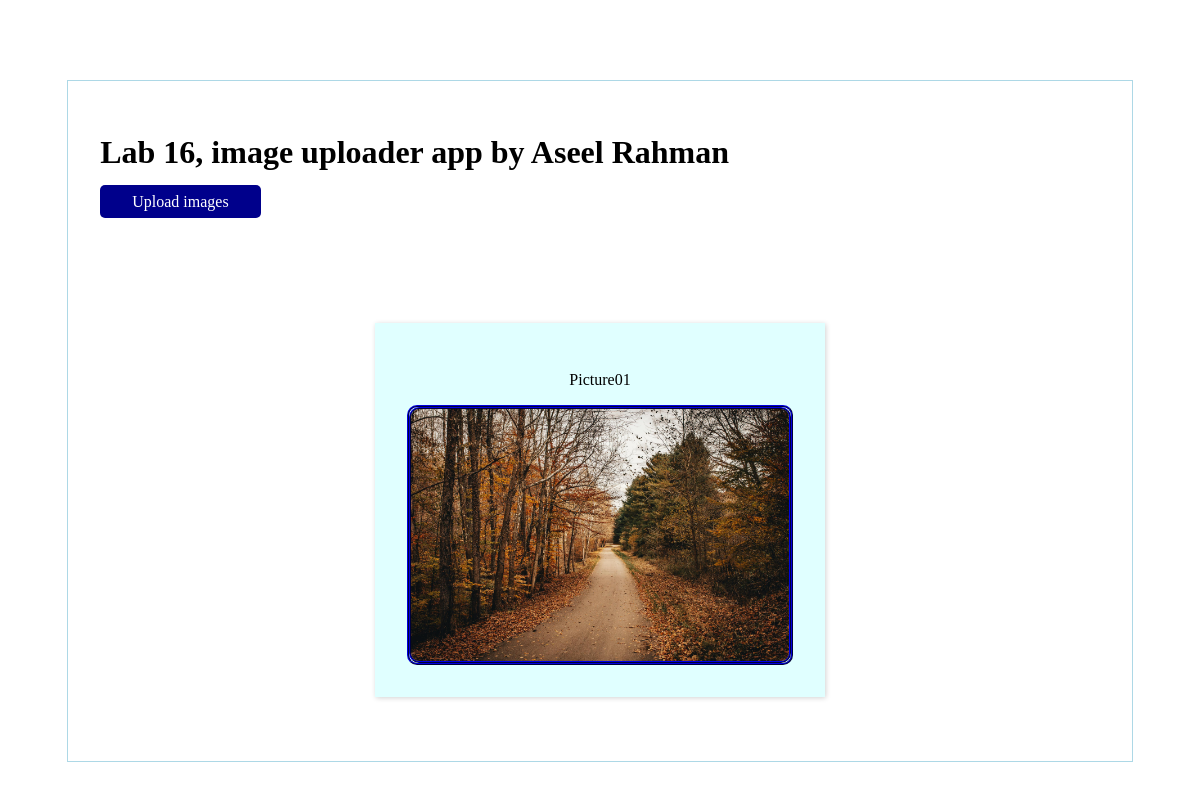
Before: / with the older database file.
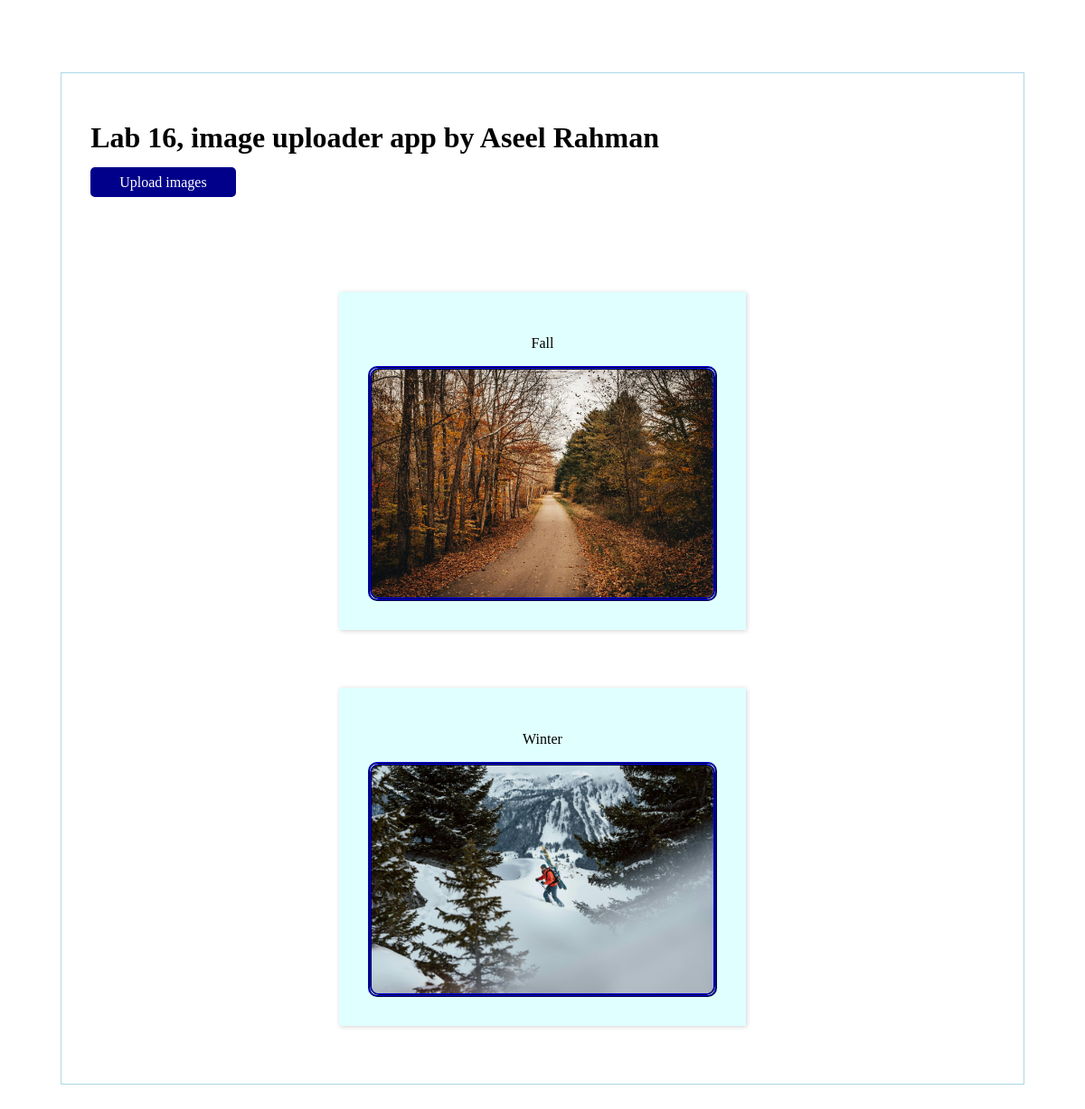
After: the same page with the newer database file.
### post/models.py (models this page shows, shortened)
class Post(models.Model):
    title = models.CharField(max_length=200)
    image = models.ImageField(upload_to="images/")

### post/views.py (the view)
# urls.py: path("", HomePageView.as_view(), name="home"),
class HomePageView(ListView):
    model = Post
    template_name = "home.html"

### templates/home.html (shortened to what this page needs)
<!DOCTYPE html>
<html lang="en">
<head>
    {% load static %}
    <link rel="stylesheet" href="{% static 'style.css'%}">
</head>
<body>
    <main class="maincontainer">
        <h1>Lab 16, image uploader app by Aseel Rahman</h1>
        <section>
        <nav><a class="upload_img_btn" href="{% url 'add_post' %}">Upload images</a> </nav>
        </section>
        <section class="albumcontainer">
            {% for post in object_list %}
            <div class="card">
                <p class="card-title">{{ post.title }}</p>
                <div class="card-img">
                    <img class="card-img" src="{{ post.image.url }}" alt="image of {{ post.title }}">
                </div>
            </div>
             {% endfor %}
        </section>
    </main>
</body>
</html>

### static/style.css (style rules this page uses)
* { box-sizing: border-box; }
img { width: 100%; display: block; }
.maincontainer { width: 90%; margin: 5rem auto; padding: 2rem; border: solid lightblue 1px; }
.upload_img_btn { background-color: darkblue; padding: 0.5rem 2rem; border-radius: 5px; color: white; text-decoration: none; }
.albumcontainer { margin-top: 5rem; display: flex; justify-content: space-around; flex-wrap: wrap; }
.card { margin: 2rem; width: 45%; padding: 2rem; background-color: lightcyan; box-shadow: 1px 1px 5px lightgray; }
.card-title { text-align: center; font-family: Georgia, 'Times New Roman', Times, serif; }
.card-img { border: ridge 2px darkblue; border-radius: 10px; }

Changed rows visible on the page:
changed Post: title "Picture01" → "Fall"
added Post: title "Winter", image (picture)
